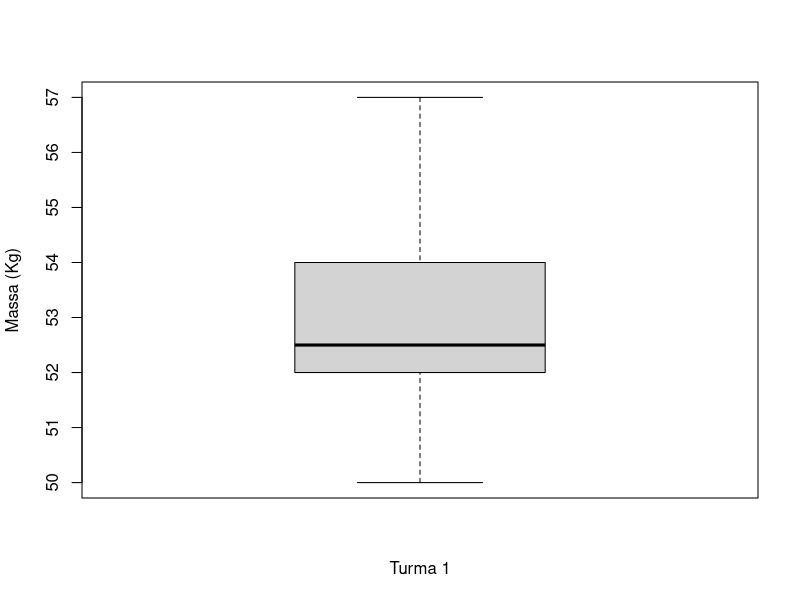

Here is the R script that generated this plot: (Note: this script raises an error after producing the figure.)
# Exemplo Box Plot
x <- c(52, 54, 50, 57, 52, 53)
mean(x)
sd(x)
median(x)
boxplot(x,
        xlab="Turma 1",
        ylab="Massa (Kg)")

# Sequência com incremento de 2 em 2
y <- seq(1, 1000000, 2)
y

# Sequência com incremento de 1 em 1 (sintaxe resumida)
z <- 1:500
z

# Repetição
rep1 <- rep(1, 10)
rep2 <- c(rep(1, 5), 2, 3, 4)
rep1
rep2

# Apresentar posição específica vetor
vt1 <- 5:1
vt1[3]
vt1[2:4]
vt1[c(2,4)]
vt1[vt1<4]
vt1[-2]

# Matrizes
mat1 <- matrix(c(1:10), 2, 5, 1)
mat1
mat2 <- matrix(c(1:10), 2, 5)
mat2

# Resumo
summary(mat1)
summary(mat2)

# Adicionando colunas e linhas na Matriz
mat3 <- cbind(mat1, 1:2)
mat3

# Data frame
Nome <- c("José Santos",
          "Angela Dias",
          "Aline Souza",
          "Mayara Costa",
          "Lara Lins",
          "Nicolas Barros")
Nome

Idade <- c(17,
           17,
           16,
           15,
           15,
           13)
Idade

Sexo <- factor(c("M", "F", "F", "F", "F", "M"))
Sexo

NF <- c(92,
        75,
        81,
        87,
        90,
        88)
NF

escola <- data.frame(Nome, Idade, Sexo, NF, stringsAsFactors = FALSE)
escola

# Padrão é criar colunas string como fator e por isso foi utilizado o stringsAsFactors
# Ou poderia ser convertido a coluna para caractere
escola[,1] <- as.character(escola[,1])

# Acessando os dados
escola[2, 1]
escola[2, ]
escola$Nome
escola$Nome[2]
escola$Nome[1:3]

# Incluindo nova coluna
escola <- cbind(escola, Conceito=c("A", "C", "B", "B", "A", "B"))
escola

# Incluindo nova linha
escola <- rbind(escola, c("Caio Prio", 12, "M", 99, "A"))
escola

# Eliminar coluna Conceito
escola <- escola[,-5]
escola

# Eliminar linha Caio Prio
escola <- escola[-7,]
escola

# Ordenar com order
escola[order(escola$Sexo, escola$NF),]

# Ordenar com order decrescente
escola[order(decreasing = TRUE, escola$Sexo, escola$NF),]

# Separar data.frame
split(escola, sexo)

# Unir data.frame JOIN
novo <- data.frame(Nome=escola$Nome, Número=1:6)
novo

merge(escola, novo, by="Nome")

# Lista
pes <- list(idade=32, nome="Aline", notas=c(98,85,96))
pes
pes$nome
pes$notas[2]

# t.test / p > 0.05 = (verdadeiro 95%) / p < 0.05 <> (falso)
a <- c(4, 5, 3, 6)
b <- c(6, 5, 3, 2)

tt <- t.test(a, b, var.equal = TRUE)
tt

is.list((tt))
mode(tt)

names(tt)

# Multiplicação de matrizes
# Elemento por elemento MA*MB
# Algebra MA%*%MB

# Determinante det(Matriz)

# Amplitude range(Vetor)

# Indica o diretório de onde está lendo (workspace)
getwd()

# Gráficos
x <- 1:20
y <- x^2
plot(x, y)

# Mesma janela vários gráficos par(mfrow)
par(mfrow=c(1,1))
plot(x, y)
plot(x, y)

# Teste do histograma normal
shapiro.test(NF)
hist(NF, )

x <- c(-10,5,34,10,1, 1:10)
shapiro.test(x)
hist(x, )
table(x)
